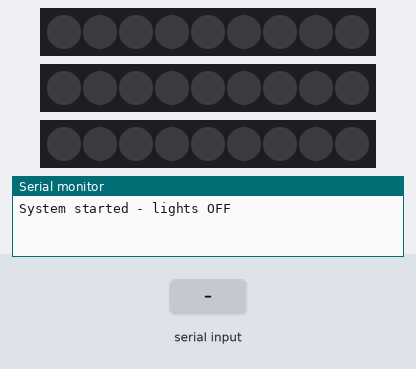
Bench run of a sketch on a simulated ESP8266 (NodeMCU). Parts: 3 × 9 RGB LEDs in strip order, left to right, the last lines printed to the serial monitor. The test bench sets the inputs (shaded band).

Above: at 1.2 s.
1.3 s: "r" received over Serial
At 1.9 s:
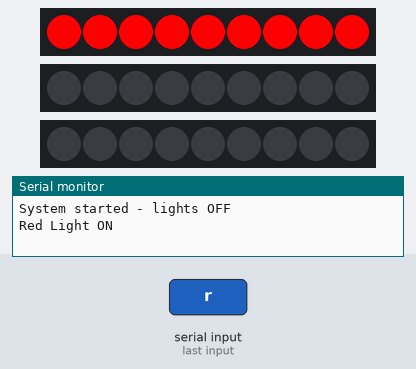
2.8 s: "y" received over Serial
At 4.0 s:
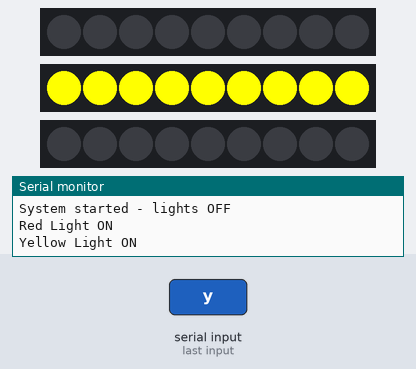
4.3 s: "g" received over Serial
At 5.4 s:
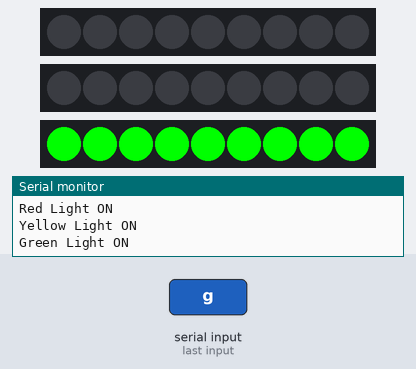
Timing chart, 0 to 7.3 s (numbered marks = the images above; inputs shaded):
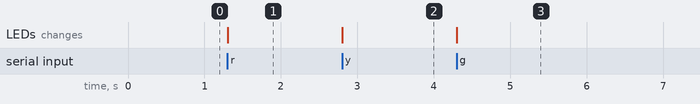

Measured:
- after the input at 1.3 s, the LEDs: change at once (image 1)
- after the input at 2.8 s, the LEDs: change at once (image 2)
- after the input at 4.3 s, the LEDs: change at once (image 3)

The sketch:

traffic_3_lights.ino
```cpp
#include <Adafruit_NeoPixel.h>

#define RED_PIN D8     // Pin for red LEDs
#define YELLOW_PIN D4  // Pin for yellow LEDs
#define GREEN_PIN D5   // Pin for green LEDs
#define NUMPIXELS 9    // Number of LEDs in each strip

// Create NeoPixel objects
Adafruit_NeoPixel redPixels(NUMPIXELS, RED_PIN, NEO_GRB + NEO_KHZ800);
Adafruit_NeoPixel yellowPixels(NUMPIXELS, YELLOW_PIN, NEO_GRB + NEO_KHZ800);
Adafruit_NeoPixel greenPixels(NUMPIXELS, GREEN_PIN, NEO_GRB + NEO_KHZ800);

// Color definitions
uint32_t RED = redPixels.Color(255, 0, 0);      // Pure red
uint32_t YELLOW = yellowPixels.Color(255, 255, 0); // Pure yellow
uint32_t GREEN = greenPixels.Color(0, 255, 0);   // Pure green
uint32_t OFF = redPixels.Color(0, 0, 0);        // Lights off

// Variable to track current state
char currentState = 'o';  // 'o' for off, 'r' for red, 'y' for yellow, 'g' for green

void setup() {
  Serial.begin(9600);         // Start serial communication
  redPixels.begin();          // Initialize red LED strip
  yellowPixels.begin();       // Initialize yellow LED strip
  greenPixels.begin();        // Initialize green LED strip

  // Turn off all LEDs initially
  clearAll();
  Serial.println("System started - lights OFF");
}

void loop() {
  if (Serial.available() > 0) {
    char command = Serial.read();  // Read the incoming character

    // Only process valid commands and if they're different from the current state
    if (command != currentState) {
      switch (command) {
        case 'r':
          setRed();
          currentState = 'r';
          Serial.println("Red Light ON");
          break;

        case 'y':
          setYellow();
          currentState = 'y';
          Serial.println("Yellow Light ON");
          break;

        case 'g':
          setGreen();
          currentState = 'g';
          Serial.println("Green Light ON");
          break;

        case 'o':
          clearAll();
          currentState = 'o';
          Serial.println("Lights OFF");
          break;

        default:
          Serial.println("Invalid command - use 'r', 'y', 'g', or 'o'");
          break;
      }
    }
  }
}

// Function to turn on red light and turn off others
void setRed() {
  for (int i = 0; i < NUMPIXELS; i++) {
    redPixels.setPixelColor(i, RED);
    yellowPixels.setPixelColor(i, OFF);
    greenPixels.setPixelColor(i, OFF);
  }
  redPixels.show();
  yellowPixels.show();
  greenPixels.show();
}

// Function to turn on yellow light and turn off others
void setYellow() {
  for (int i = 0; i < NUMPIXELS; i++) {
    redPixels.setPixelColor(i, OFF);
    yellowPixels.setPixelColor(i, YELLOW);
    greenPixels.setPixelColor(i, OFF);
  }
  redPixels.show();
  yellowPixels.show();
  greenPixels.show();
}

// Function to turn on green light and turn off others
void setGreen() {
  for (int i = 0; i < NUMPIXELS; i++) {
    redPixels.setPixelColor(i, OFF);
    yellowPixels.setPixelColor(i, OFF);
    greenPixels.setPixelColor(i, GREEN);
  }
  redPixels.show();
  yellowPixels.show();
  greenPixels.show();
}

// Function to turn off all LEDs
void clearAll() {
  for (int i = 0; i < NUMPIXELS; i++) {
    redPixels.setPixelColor(i, OFF);
    yellowPixels.setPixelColor(i, OFF);
    greenPixels.setPixelColor(i, OFF);
  }
  redPixels.show();
  yellowPixels.show();
  greenPixels.show();
}
```
